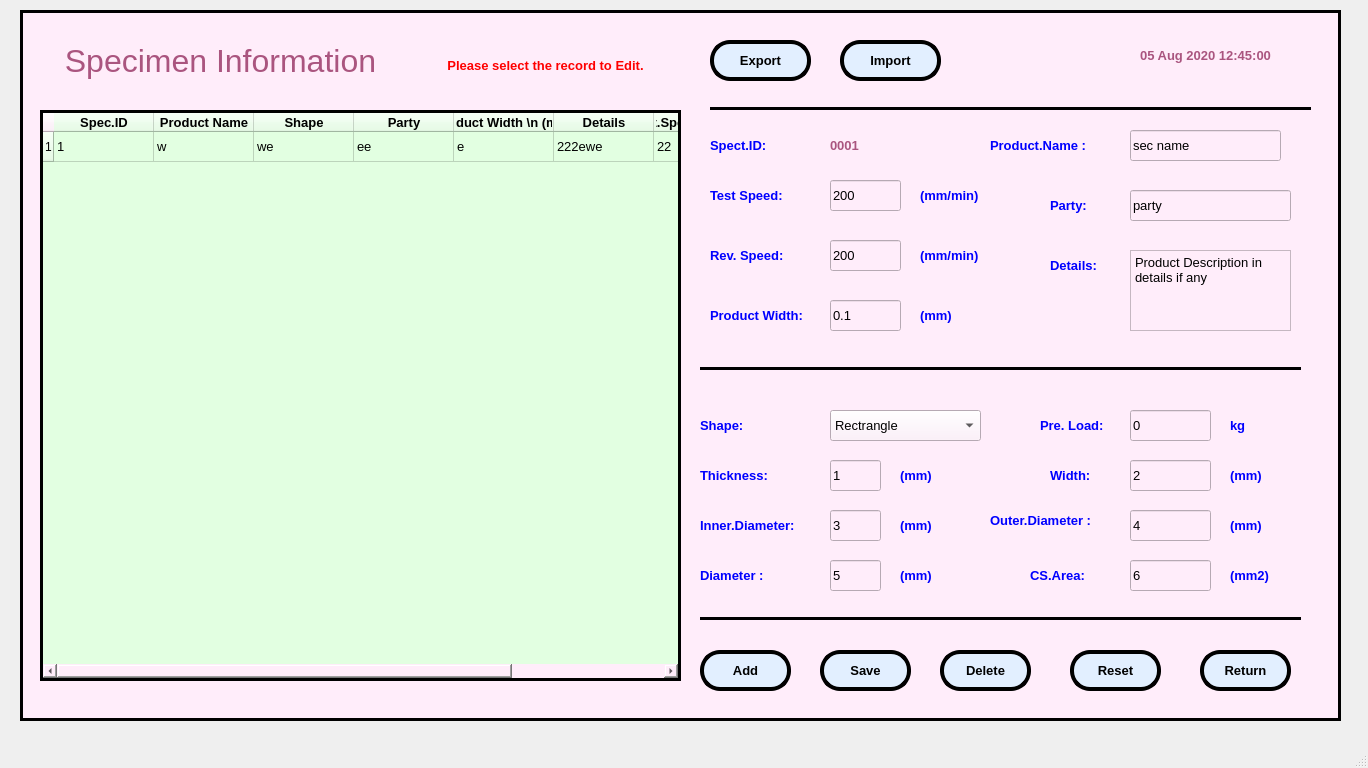
<?xml version="1.0" encoding="UTF-8"?>
<ui version="4.0">
 <class>MainWindow</class>
 <widget class="QMainWindow" name="MainWindow">
  <property name="geometry">
   <rect>
    <x>0</x>
    <y>0</y>
    <width>1368</width>
    <height>768</height>
   </rect>
  </property>
  <property name="baseSize">
   <size>
    <width>0</width>
    <height>0</height>
   </size>
  </property>
  <property name="windowTitle">
   <string>MainWindow</string>
  </property>
  <widget class="QWidget" name="centralwidget">
   <widget class="QFrame" name="frame">
    <property name="geometry">
     <rect>
      <x>20</x>
      <y>10</y>
      <width>1321</width>
      <height>711</height>
     </rect>
    </property>
    <property name="font">
     <font>
      <family>Arial</family>
     </font>
    </property>
    <property name="styleSheet">
     <string notr="true">background-color: rgb(255, 237, 250);</string>
    </property>
    <property name="frameShape">
     <enum>QFrame::Box</enum>
    </property>
    <property name="frameShadow">
     <enum>QFrame::Plain</enum>
    </property>
    <property name="lineWidth">
     <number>3</number>
    </property>
    <widget class="QLabel" name="label">
     <property name="geometry">
      <rect>
       <x>20</x>
       <y>30</y>
       <width>361</width>
       <height>41</height>
      </rect>
     </property>
     <property name="font">
      <font>
       <family>Arial</family>
       <pointsize>24</pointsize>
      </font>
     </property>
     <property name="styleSheet">
      <string notr="true">color: rgb(170, 85, 127);</string>
     </property>
     <property name="text">
      <string>Specimen Information</string>
     </property>
     <property name="alignment">
      <set>Qt::AlignCenter</set>
     </property>
    </widget>
    <widget class="QLabel" name="label_20">
     <property name="geometry">
      <rect>
       <x>1090</x>
       <y>30</y>
       <width>191</width>
       <height>31</height>
      </rect>
     </property>
     <property name="font">
      <font>
       <family>Arial</family>
       <pointsize>10</pointsize>
       <weight>75</weight>
       <bold>true</bold>
       <underline>false</underline>
      </font>
     </property>
     <property name="styleSheet">
      <string notr="true">color: rgb(170, 85, 127);</string>
     </property>
     <property name="text">
      <string>05 Aug 2020 12:45:00</string>
     </property>
     <property name="alignment">
      <set>Qt::AlignCenter</set>
     </property>
    </widget>
    <widget class="QPushButton" name="pushButton_2">
     <property name="geometry">
      <rect>
       <x>680</x>
       <y>640</y>
       <width>91</width>
       <height>41</height>
      </rect>
     </property>
     <property name="font">
      <font>
       <family>Arial</family>
       <pointsize>10</pointsize>
       <weight>75</weight>
       <bold>true</bold>
      </font>
     </property>
     <property name="styleSheet">
      <string notr="true">border-style:outset;
border-color: rgb(0, 0, 0);
border-width:4px;
color: rgb(0, 0, 0);
border-radius:20px;
background-color: rgb(226, 239, 255);</string>
     </property>
     <property name="text">
      <string>Add</string>
     </property>
    </widget>
    <widget class="QPushButton" name="pushButton_3">
     <property name="geometry">
      <rect>
       <x>800</x>
       <y>640</y>
       <width>91</width>
       <height>41</height>
      </rect>
     </property>
     <property name="font">
      <font>
       <family>Arial</family>
       <pointsize>10</pointsize>
       <weight>75</weight>
       <bold>true</bold>
      </font>
     </property>
     <property name="styleSheet">
      <string notr="true">border-style:outset;
border-color: rgb(0, 0, 0);
border-width:4px;
color: rgb(0, 0, 0);
border-radius:20px;
background-color: rgb(226, 239, 255);</string>
     </property>
     <property name="text">
      <string>Save</string>
     </property>
    </widget>
    <widget class="QTableWidget" name="tableWidget">
     <property name="geometry">
      <rect>
       <x>20</x>
       <y>100</y>
       <width>641</width>
       <height>571</height>
      </rect>
     </property>
     <property name="font">
      <font>
       <family>Arial</family>
       <pointsize>10</pointsize>
      </font>
     </property>
     <property name="styleSheet">
      <string notr="true">background-color: rgb(226, 255, 225);</string>
     </property>
     <property name="frameShape">
      <enum>QFrame::Box</enum>
     </property>
     <property name="frameShadow">
      <enum>QFrame::Plain</enum>
     </property>
     <property name="lineWidth">
      <number>3</number>
     </property>
     <property name="gridStyle">
      <enum>Qt::SolidLine</enum>
     </property>
     <property name="sortingEnabled">
      <bool>true</bool>
     </property>
     <attribute name="verticalHeaderShowSortIndicator" stdset="0">
      <bool>false</bool>
     </attribute>
     <attribute name="verticalHeaderStretchLastSection">
      <bool>false</bool>
     </attribute>
     <row>
      <property name="text">
       <string>1</string>
      </property>
     </row>
     <column>
      <property name="text">
       <string>Spec.ID</string>
      </property>
      <property name="font">
       <font>
        <family>Arial</family>
        <pointsize>10</pointsize>
        <weight>75</weight>
        <bold>true</bold>
       </font>
      </property>
     </column>
     <column>
      <property name="text">
       <string>Product Name</string>
      </property>
      <property name="font">
       <font>
        <family>Arial</family>
        <pointsize>10</pointsize>
        <weight>75</weight>
        <bold>true</bold>
       </font>
      </property>
     </column>
     <column>
      <property name="text">
       <string>Shape</string>
      </property>
      <property name="font">
       <font>
        <family>Arial</family>
        <pointsize>10</pointsize>
        <weight>75</weight>
        <bold>true</bold>
       </font>
      </property>
     </column>
     <column>
      <property name="text">
       <string>Party</string>
      </property>
      <property name="font">
       <font>
        <family>Arial</family>
        <pointsize>10</pointsize>
        <weight>75</weight>
        <bold>true</bold>
       </font>
      </property>
     </column>
     <column>
      <property name="text">
       <string>Product Width \n (mm)</string>
      </property>
      <property name="font">
       <font>
        <family>Arial</family>
        <pointsize>10</pointsize>
        <weight>75</weight>
        <bold>true</bold>
       </font>
      </property>
     </column>
     <column>
      <property name="text">
       <string>Details</string>
      </property>
      <property name="font">
       <font>
        <family>Arial</family>
        <pointsize>10</pointsize>
        <weight>75</weight>
        <bold>true</bold>
       </font>
      </property>
     </column>
     <column>
      <property name="text">
       <string>Test.Speed \n (mm/min)</string>
      </property>
      <property name="font">
       <font>
        <family>Arial</family>
        <pointsize>10</pointsize>
        <weight>75</weight>
        <bold>true</bold>
       </font>
      </property>
     </column>
     <column>
      <property name="text">
       <string>Rev.Speed \n (mm/min)</string>
      </property>
      <property name="font">
       <font>
        <family>Arial</family>
        <pointsize>10</pointsize>
        <weight>75</weight>
        <bold>true</bold>
       </font>
      </property>
     </column>
     <item row="0" column="0">
      <property name="text">
       <string>1</string>
      </property>
      <property name="font">
       <font>
        <family>Arial</family>
        <pointsize>10</pointsize>
       </font>
      </property>
     </item>
     <item row="0" column="1">
      <property name="text">
       <string>w</string>
      </property>
      <property name="font">
       <font>
        <family>Arial</family>
        <pointsize>10</pointsize>
       </font>
      </property>
     </item>
     <item row="0" column="2">
      <property name="text">
       <string>we</string>
      </property>
      <property name="font">
       <font>
        <family>Arial</family>
        <pointsize>10</pointsize>
       </font>
      </property>
     </item>
     <item row="0" column="3">
      <property name="text">
       <string>ee</string>
      </property>
      <property name="font">
       <font>
        <family>Arial</family>
        <pointsize>10</pointsize>
       </font>
      </property>
     </item>
     <item row="0" column="4">
      <property name="text">
       <string>e</string>
      </property>
      <property name="font">
       <font>
        <family>Arial</family>
        <pointsize>10</pointsize>
       </font>
      </property>
     </item>
     <item row="0" column="5">
      <property name="text">
       <string>222ewe</string>
      </property>
      <property name="font">
       <font>
        <family>Arial</family>
        <pointsize>10</pointsize>
       </font>
      </property>
     </item>
     <item row="0" column="6">
      <property name="text">
       <string>22</string>
      </property>
      <property name="font">
       <font>
        <family>Arial</family>
        <pointsize>10</pointsize>
       </font>
      </property>
     </item>
     <item row="0" column="7">
      <property name="text">
       <string>23</string>
      </property>
      <property name="font">
       <font>
        <family>Arial</family>
        <pointsize>10</pointsize>
       </font>
      </property>
     </item>
    </widget>
    <widget class="QLabel" name="label_21">
     <property name="geometry">
      <rect>
       <x>390</x>
       <y>30</y>
       <width>271</width>
       <height>51</height>
      </rect>
     </property>
     <property name="font">
      <font>
       <family>Arial</family>
       <pointsize>10</pointsize>
       <weight>75</weight>
       <bold>true</bold>
       <underline>false</underline>
      </font>
     </property>
     <property name="styleSheet">
      <string notr="true">color: rgb(255, 0, 0);</string>
     </property>
     <property name="text">
      <string>Please select the record to Edit.</string>
     </property>
     <property name="alignment">
      <set>Qt::AlignCenter</set>
     </property>
    </widget>
    <widget class="QLabel" name="label_22">
     <property name="geometry">
      <rect>
       <x>970</x>
       <y>120</y>
       <width>111</width>
       <height>31</height>
      </rect>
     </property>
     <property name="font">
      <font>
       <family>Arial</family>
       <pointsize>10</pointsize>
       <weight>75</weight>
       <bold>true</bold>
       <underline>false</underline>
      </font>
     </property>
     <property name="styleSheet">
      <string notr="true">color: rgb(0, 0, 255);</string>
     </property>
     <property name="text">
      <string>Product.Name :</string>
     </property>
     <property name="alignment">
      <set>Qt::AlignLeading|Qt::AlignLeft|Qt::AlignVCenter</set>
     </property>
    </widget>
    <widget class="QLabel" name="label_24">
     <property name="geometry">
      <rect>
       <x>680</x>
       <y>400</y>
       <width>111</width>
       <height>31</height>
      </rect>
     </property>
     <property name="font">
      <font>
       <family>Arial</family>
       <pointsize>10</pointsize>
       <weight>75</weight>
       <bold>true</bold>
       <underline>false</underline>
      </font>
     </property>
     <property name="styleSheet">
      <string notr="true">color: rgb(0, 0, 255);</string>
     </property>
     <property name="text">
      <string>Shape:</string>
     </property>
     <property name="alignment">
      <set>Qt::AlignLeading|Qt::AlignLeft|Qt::AlignVCenter</set>
     </property>
    </widget>
    <widget class="QLabel" name="label_25">
     <property name="geometry">
      <rect>
       <x>680</x>
       <y>450</y>
       <width>91</width>
       <height>31</height>
      </rect>
     </property>
     <property name="font">
      <font>
       <family>Arial</family>
       <pointsize>10</pointsize>
       <weight>75</weight>
       <bold>true</bold>
       <underline>false</underline>
      </font>
     </property>
     <property name="styleSheet">
      <string notr="true">color: rgb(0, 0, 255);</string>
     </property>
     <property name="text">
      <string>Thickness:</string>
     </property>
     <property name="alignment">
      <set>Qt::AlignLeading|Qt::AlignLeft|Qt::AlignVCenter</set>
     </property>
    </widget>
    <widget class="QLineEdit" name="lineEdit">
     <property name="geometry">
      <rect>
       <x>1110</x>
       <y>400</y>
       <width>81</width>
       <height>31</height>
      </rect>
     </property>
     <property name="font">
      <font>
       <family>Arial</family>
       <pointsize>10</pointsize>
      </font>
     </property>
     <property name="text">
      <string>0</string>
     </property>
    </widget>
    <widget class="QLineEdit" name="lineEdit_3">
     <property name="geometry">
      <rect>
       <x>810</x>
       <y>450</y>
       <width>51</width>
       <height>31</height>
      </rect>
     </property>
     <property name="font">
      <font>
       <family>Arial</family>
       <pointsize>10</pointsize>
      </font>
     </property>
     <property name="text">
      <string>1</string>
     </property>
    </widget>
    <widget class="QPushButton" name="pushButton_4">
     <property name="geometry">
      <rect>
       <x>920</x>
       <y>640</y>
       <width>91</width>
       <height>41</height>
      </rect>
     </property>
     <property name="font">
      <font>
       <family>Arial</family>
       <pointsize>10</pointsize>
       <weight>75</weight>
       <bold>true</bold>
      </font>
     </property>
     <property name="styleSheet">
      <string notr="true">border-style:outset;
border-color: rgb(0, 0, 0);
border-width:4px;
color: rgb(0, 0, 0);
border-radius:20px;
background-color: rgb(226, 239, 255);</string>
     </property>
     <property name="text">
      <string>Delete</string>
     </property>
    </widget>
    <widget class="QPushButton" name="pushButton_5">
     <property name="geometry">
      <rect>
       <x>1050</x>
       <y>640</y>
       <width>91</width>
       <height>41</height>
      </rect>
     </property>
     <property name="font">
      <font>
       <family>Arial</family>
       <pointsize>10</pointsize>
       <weight>75</weight>
       <bold>true</bold>
      </font>
     </property>
     <property name="styleSheet">
      <string notr="true">border-style:outset;
border-color: rgb(0, 0, 0);
border-width:4px;
color: rgb(0, 0, 0);
border-radius:20px;
background-color: rgb(226, 239, 255);</string>
     </property>
     <property name="text">
      <string>Reset</string>
     </property>
    </widget>
    <widget class="QLineEdit" name="lineEdit_7">
     <property name="geometry">
      <rect>
       <x>1110</x>
       <y>180</y>
       <width>161</width>
       <height>31</height>
      </rect>
     </property>
     <property name="font">
      <font>
       <family>Arial</family>
       <pointsize>10</pointsize>
      </font>
     </property>
     <property name="text">
      <string>party</string>
     </property>
    </widget>
    <widget class="QLabel" name="label_31">
     <property name="geometry">
      <rect>
       <x>1020</x>
       <y>400</y>
       <width>71</width>
       <height>31</height>
      </rect>
     </property>
     <property name="font">
      <font>
       <family>Arial</family>
       <pointsize>10</pointsize>
       <weight>75</weight>
       <bold>true</bold>
       <underline>false</underline>
      </font>
     </property>
     <property name="styleSheet">
      <string notr="true">color: rgb(0, 0, 255);</string>
     </property>
     <property name="text">
      <string>Pre. Load:</string>
     </property>
     <property name="alignment">
      <set>Qt::AlignLeading|Qt::AlignLeft|Qt::AlignVCenter</set>
     </property>
    </widget>
    <widget class="QLabel" name="label_33">
     <property name="geometry">
      <rect>
       <x>1030</x>
       <y>180</y>
       <width>51</width>
       <height>31</height>
      </rect>
     </property>
     <property name="font">
      <font>
       <family>Arial</family>
       <pointsize>10</pointsize>
       <weight>75</weight>
       <bold>true</bold>
       <underline>false</underline>
      </font>
     </property>
     <property name="styleSheet">
      <string notr="true">color: rgb(0, 0, 255);</string>
     </property>
     <property name="text">
      <string>Party:</string>
     </property>
     <property name="alignment">
      <set>Qt::AlignLeading|Qt::AlignLeft|Qt::AlignVCenter</set>
     </property>
    </widget>
    <widget class="QLineEdit" name="lineEdit_4">
     <property name="geometry">
      <rect>
       <x>810</x>
       <y>170</y>
       <width>71</width>
       <height>31</height>
      </rect>
     </property>
     <property name="font">
      <font>
       <family>Arial</family>
       <pointsize>10</pointsize>
      </font>
     </property>
     <property name="text">
      <string>200</string>
     </property>
    </widget>
    <widget class="QLabel" name="label_34">
     <property name="geometry">
      <rect>
       <x>690</x>
       <y>290</y>
       <width>101</width>
       <height>31</height>
      </rect>
     </property>
     <property name="font">
      <font>
       <family>Arial</family>
       <pointsize>10</pointsize>
       <weight>75</weight>
       <bold>true</bold>
       <underline>false</underline>
      </font>
     </property>
     <property name="styleSheet">
      <string notr="true">color: rgb(0, 0, 255);</string>
     </property>
     <property name="text">
      <string>Product Width:</string>
     </property>
     <property name="alignment">
      <set>Qt::AlignLeading|Qt::AlignLeft|Qt::AlignVCenter</set>
     </property>
    </widget>
    <widget class="QLineEdit" name="lineEdit_10">
     <property name="geometry">
      <rect>
       <x>810</x>
       <y>290</y>
       <width>71</width>
       <height>31</height>
      </rect>
     </property>
     <property name="font">
      <font>
       <family>Arial</family>
       <pointsize>10</pointsize>
      </font>
     </property>
     <property name="text">
      <string>0.1</string>
     </property>
    </widget>
    <widget class="QLabel" name="label_38">
     <property name="geometry">
      <rect>
       <x>970</x>
       <y>490</y>
       <width>111</width>
       <height>41</height>
      </rect>
     </property>
     <property name="font">
      <font>
       <family>Arial</family>
       <pointsize>10</pointsize>
       <weight>75</weight>
       <bold>true</bold>
       <underline>false</underline>
      </font>
     </property>
     <property name="styleSheet">
      <string notr="true">color: rgb(0, 0, 255);</string>
     </property>
     <property name="text">
      <string>Outer.Diameter :</string>
     </property>
     <property name="alignment">
      <set>Qt::AlignLeading|Qt::AlignLeft|Qt::AlignVCenter</set>
     </property>
    </widget>
    <widget class="QLineEdit" name="lineEdit_11">
     <property name="geometry">
      <rect>
       <x>1110</x>
       <y>500</y>
       <width>81</width>
       <height>31</height>
      </rect>
     </property>
     <property name="font">
      <font>
       <family>Arial</family>
       <pointsize>10</pointsize>
      </font>
     </property>
     <property name="text">
      <string>4</string>
     </property>
    </widget>
    <widget class="QPushButton" name="pushButton_9">
     <property name="geometry">
      <rect>
       <x>1180</x>
       <y>640</y>
       <width>91</width>
       <height>41</height>
      </rect>
     </property>
     <property name="font">
      <font>
       <family>Arial</family>
       <pointsize>10</pointsize>
       <weight>75</weight>
       <bold>true</bold>
      </font>
     </property>
     <property name="styleSheet">
      <string notr="true">border-style:outset;
border-color: rgb(0, 0, 0);
border-width:4px;
color: rgb(0, 0, 0);
border-radius:20px;
background-color: rgb(226, 239, 255);</string>
     </property>
     <property name="text">
      <string>Return</string>
     </property>
    </widget>
    <widget class="QLineEdit" name="lineEdit_12">
     <property name="geometry">
      <rect>
       <x>1110</x>
       <y>120</y>
       <width>151</width>
       <height>31</height>
      </rect>
     </property>
     <property name="font">
      <font>
       <family>Arial</family>
       <pointsize>10</pointsize>
      </font>
     </property>
     <property name="text">
      <string>sec name</string>
     </property>
    </widget>
    <widget class="QComboBox" name="comboBox_2">
     <property name="geometry">
      <rect>
       <x>810</x>
       <y>400</y>
       <width>151</width>
       <height>31</height>
      </rect>
     </property>
     <property name="font">
      <font>
       <family>Arial</family>
       <pointsize>10</pointsize>
      </font>
     </property>
     <item>
      <property name="text">
       <string>Rectrangle</string>
      </property>
     </item>
     <item>
      <property name="text">
       <string>Pipe</string>
      </property>
     </item>
     <item>
      <property name="text">
       <string>Cylindical</string>
      </property>
     </item>
     <item>
      <property name="text">
       <string>Direct Value</string>
      </property>
     </item>
    </widget>
    <widget class="QLabel" name="label_27">
     <property name="geometry">
      <rect>
       <x>1030</x>
       <y>450</y>
       <width>51</width>
       <height>31</height>
      </rect>
     </property>
     <property name="font">
      <font>
       <family>Arial</family>
       <pointsize>10</pointsize>
       <weight>75</weight>
       <bold>true</bold>
       <underline>false</underline>
      </font>
     </property>
     <property name="styleSheet">
      <string notr="true">color: rgb(0, 0, 255);</string>
     </property>
     <property name="text">
      <string>Width:</string>
     </property>
     <property name="alignment">
      <set>Qt::AlignLeading|Qt::AlignLeft|Qt::AlignVCenter</set>
     </property>
    </widget>
    <widget class="QLineEdit" name="lineEdit_6">
     <property name="geometry">
      <rect>
       <x>1110</x>
       <y>450</y>
       <width>81</width>
       <height>31</height>
      </rect>
     </property>
     <property name="font">
      <font>
       <family>Arial</family>
       <pointsize>10</pointsize>
      </font>
     </property>
     <property name="text">
      <string>2</string>
     </property>
    </widget>
    <widget class="QLabel" name="label_29">
     <property name="geometry">
      <rect>
       <x>680</x>
       <y>500</y>
       <width>111</width>
       <height>31</height>
      </rect>
     </property>
     <property name="font">
      <font>
       <family>Arial</family>
       <pointsize>10</pointsize>
       <weight>75</weight>
       <bold>true</bold>
       <underline>false</underline>
      </font>
     </property>
     <property name="styleSheet">
      <string notr="true">color: rgb(0, 0, 255);</string>
     </property>
     <property name="text">
      <string>Inner.Diameter:</string>
     </property>
     <property name="alignment">
      <set>Qt::AlignLeading|Qt::AlignLeft|Qt::AlignVCenter</set>
     </property>
    </widget>
    <widget class="QLineEdit" name="lineEdit_8">
     <property name="geometry">
      <rect>
       <x>810</x>
       <y>500</y>
       <width>51</width>
       <height>31</height>
      </rect>
     </property>
     <property name="font">
      <font>
       <family>Arial</family>
       <pointsize>10</pointsize>
      </font>
     </property>
     <property name="text">
      <string>3</string>
     </property>
    </widget>
    <widget class="QLabel" name="label_30">
     <property name="geometry">
      <rect>
       <x>680</x>
       <y>550</y>
       <width>91</width>
       <height>31</height>
      </rect>
     </property>
     <property name="font">
      <font>
       <family>Arial</family>
       <pointsize>10</pointsize>
       <weight>75</weight>
       <bold>true</bold>
       <underline>false</underline>
      </font>
     </property>
     <property name="styleSheet">
      <string notr="true">color: rgb(0, 0, 255);</string>
     </property>
     <property name="text">
      <string>Diameter :</string>
     </property>
     <property name="alignment">
      <set>Qt::AlignLeading|Qt::AlignLeft|Qt::AlignVCenter</set>
     </property>
    </widget>
    <widget class="QLineEdit" name="lineEdit_13">
     <property name="geometry">
      <rect>
       <x>810</x>
       <y>550</y>
       <width>51</width>
       <height>31</height>
      </rect>
     </property>
     <property name="font">
      <font>
       <family>Arial</family>
       <pointsize>10</pointsize>
      </font>
     </property>
     <property name="text">
      <string>5</string>
     </property>
    </widget>
    <widget class="QLabel" name="label_32">
     <property name="geometry">
      <rect>
       <x>1010</x>
       <y>550</y>
       <width>71</width>
       <height>31</height>
      </rect>
     </property>
     <property name="font">
      <font>
       <family>Arial</family>
       <pointsize>10</pointsize>
       <weight>75</weight>
       <bold>true</bold>
       <underline>false</underline>
      </font>
     </property>
     <property name="styleSheet">
      <string notr="true">color: rgb(0, 0, 255);</string>
     </property>
     <property name="text">
      <string>CS.Area:</string>
     </property>
     <property name="alignment">
      <set>Qt::AlignLeading|Qt::AlignLeft|Qt::AlignVCenter</set>
     </property>
    </widget>
    <widget class="QLineEdit" name="lineEdit_14">
     <property name="geometry">
      <rect>
       <x>1110</x>
       <y>550</y>
       <width>81</width>
       <height>31</height>
      </rect>
     </property>
     <property name="font">
      <font>
       <family>Arial</family>
       <pointsize>10</pointsize>
      </font>
     </property>
     <property name="text">
      <string>6</string>
     </property>
    </widget>
    <widget class="QLabel" name="label_26">
     <property name="geometry">
      <rect>
       <x>1030</x>
       <y>240</y>
       <width>51</width>
       <height>31</height>
      </rect>
     </property>
     <property name="font">
      <font>
       <family>Arial</family>
       <pointsize>10</pointsize>
       <weight>75</weight>
       <bold>true</bold>
       <underline>false</underline>
      </font>
     </property>
     <property name="styleSheet">
      <string notr="true">color: rgb(0, 0, 255);</string>
     </property>
     <property name="text">
      <string>Details:</string>
     </property>
     <property name="alignment">
      <set>Qt::AlignLeading|Qt::AlignLeft|Qt::AlignVCenter</set>
     </property>
    </widget>
    <widget class="QLabel" name="label_35">
     <property name="geometry">
      <rect>
       <x>690</x>
       <y>170</y>
       <width>91</width>
       <height>31</height>
      </rect>
     </property>
     <property name="font">
      <font>
       <family>Arial</family>
       <pointsize>10</pointsize>
       <weight>75</weight>
       <bold>true</bold>
       <underline>false</underline>
      </font>
     </property>
     <property name="styleSheet">
      <string notr="true">color: rgb(0, 0, 255);</string>
     </property>
     <property name="text">
      <string>Test Speed:</string>
     </property>
     <property name="alignment">
      <set>Qt::AlignLeading|Qt::AlignLeft|Qt::AlignVCenter</set>
     </property>
    </widget>
    <widget class="Line" name="line">
     <property name="geometry">
      <rect>
       <x>690</x>
       <y>90</y>
       <width>601</width>
       <height>16</height>
      </rect>
     </property>
     <property name="font">
      <font>
       <family>Arial</family>
      </font>
     </property>
     <property name="frameShadow">
      <enum>QFrame::Plain</enum>
     </property>
     <property name="lineWidth">
      <number>3</number>
     </property>
     <property name="orientation">
      <enum>Qt::Horizontal</enum>
     </property>
    </widget>
    <widget class="QLabel" name="label_23">
     <property name="geometry">
      <rect>
       <x>690</x>
       <y>120</y>
       <width>101</width>
       <height>31</height>
      </rect>
     </property>
     <property name="font">
      <font>
       <family>Arial</family>
       <pointsize>10</pointsize>
       <weight>75</weight>
       <bold>true</bold>
       <underline>false</underline>
      </font>
     </property>
     <property name="styleSheet">
      <string notr="true">color: rgb(0, 0, 255);</string>
     </property>
     <property name="text">
      <string>Spect.ID:</string>
     </property>
     <property name="alignment">
      <set>Qt::AlignLeading|Qt::AlignLeft|Qt::AlignVCenter</set>
     </property>
    </widget>
    <widget class="QLabel" name="label_2">
     <property name="geometry">
      <rect>
       <x>810</x>
       <y>120</y>
       <width>71</width>
       <height>31</height>
      </rect>
     </property>
     <property name="font">
      <font>
       <family>Arial</family>
       <pointsize>10</pointsize>
       <weight>75</weight>
       <bold>true</bold>
      </font>
     </property>
     <property name="styleSheet">
      <string notr="true">color: rgb(170, 85, 127);</string>
     </property>
     <property name="text">
      <string>0001</string>
     </property>
     <property name="alignment">
      <set>Qt::AlignLeading|Qt::AlignLeft|Qt::AlignVCenter</set>
     </property>
    </widget>
    <widget class="Line" name="line_2">
     <property name="geometry">
      <rect>
       <x>680</x>
       <y>600</y>
       <width>601</width>
       <height>16</height>
      </rect>
     </property>
     <property name="font">
      <font>
       <family>Arial</family>
      </font>
     </property>
     <property name="frameShadow">
      <enum>QFrame::Plain</enum>
     </property>
     <property name="lineWidth">
      <number>3</number>
     </property>
     <property name="orientation">
      <enum>Qt::Horizontal</enum>
     </property>
    </widget>
    <widget class="QLabel" name="label_28">
     <property name="geometry">
      <rect>
       <x>900</x>
       <y>170</y>
       <width>71</width>
       <height>31</height>
      </rect>
     </property>
     <property name="font">
      <font>
       <family>Arial</family>
       <pointsize>10</pointsize>
       <weight>75</weight>
       <bold>true</bold>
       <underline>false</underline>
      </font>
     </property>
     <property name="styleSheet">
      <string notr="true">color: rgb(0, 0, 255);</string>
     </property>
     <property name="text">
      <string>(mm/min)</string>
     </property>
     <property name="alignment">
      <set>Qt::AlignLeading|Qt::AlignLeft|Qt::AlignVCenter</set>
     </property>
    </widget>
    <widget class="QLabel" name="label_36">
     <property name="geometry">
      <rect>
       <x>690</x>
       <y>230</y>
       <width>91</width>
       <height>31</height>
      </rect>
     </property>
     <property name="font">
      <font>
       <family>Arial</family>
       <pointsize>10</pointsize>
       <weight>75</weight>
       <bold>true</bold>
       <underline>false</underline>
      </font>
     </property>
     <property name="styleSheet">
      <string notr="true">color: rgb(0, 0, 255);</string>
     </property>
     <property name="text">
      <string>Rev. Speed:</string>
     </property>
     <property name="alignment">
      <set>Qt::AlignLeading|Qt::AlignLeft|Qt::AlignVCenter</set>
     </property>
    </widget>
    <widget class="QLineEdit" name="lineEdit_5">
     <property name="geometry">
      <rect>
       <x>810</x>
       <y>230</y>
       <width>71</width>
       <height>31</height>
      </rect>
     </property>
     <property name="font">
      <font>
       <family>Arial</family>
       <pointsize>10</pointsize>
      </font>
     </property>
     <property name="text">
      <string>200</string>
     </property>
    </widget>
    <widget class="QLabel" name="label_37">
     <property name="geometry">
      <rect>
       <x>900</x>
       <y>230</y>
       <width>71</width>
       <height>31</height>
      </rect>
     </property>
     <property name="font">
      <font>
       <family>Arial</family>
       <pointsize>10</pointsize>
       <weight>75</weight>
       <bold>true</bold>
       <underline>false</underline>
      </font>
     </property>
     <property name="styleSheet">
      <string notr="true">color: rgb(0, 0, 255);</string>
     </property>
     <property name="text">
      <string>(mm/min)</string>
     </property>
     <property name="alignment">
      <set>Qt::AlignLeading|Qt::AlignLeft|Qt::AlignVCenter</set>
     </property>
    </widget>
    <widget class="QLabel" name="label_39">
     <property name="geometry">
      <rect>
       <x>900</x>
       <y>290</y>
       <width>51</width>
       <height>31</height>
      </rect>
     </property>
     <property name="font">
      <font>
       <family>Arial</family>
       <pointsize>10</pointsize>
       <weight>75</weight>
       <bold>true</bold>
       <underline>false</underline>
      </font>
     </property>
     <property name="styleSheet">
      <string notr="true">color: rgb(0, 0, 255);</string>
     </property>
     <property name="text">
      <string>(mm)</string>
     </property>
     <property name="alignment">
      <set>Qt::AlignLeading|Qt::AlignLeft|Qt::AlignVCenter</set>
     </property>
    </widget>
    <widget class="QLabel" name="label_40">
     <property name="geometry">
      <rect>
       <x>880</x>
       <y>450</y>
       <width>41</width>
       <height>31</height>
      </rect>
     </property>
     <property name="font">
      <font>
       <family>Arial</family>
       <pointsize>10</pointsize>
       <weight>75</weight>
       <bold>true</bold>
       <underline>false</underline>
      </font>
     </property>
     <property name="styleSheet">
      <string notr="true">color: rgb(0, 0, 255);</string>
     </property>
     <property name="text">
      <string>(mm)</string>
     </property>
     <property name="alignment">
      <set>Qt::AlignLeading|Qt::AlignLeft|Qt::AlignVCenter</set>
     </property>
    </widget>
    <widget class="QLabel" name="label_41">
     <property name="geometry">
      <rect>
       <x>1210</x>
       <y>400</y>
       <width>31</width>
       <height>31</height>
      </rect>
     </property>
     <property name="font">
      <font>
       <family>Arial</family>
       <pointsize>10</pointsize>
       <weight>75</weight>
       <bold>true</bold>
       <underline>false</underline>
      </font>
     </property>
     <property name="styleSheet">
      <string notr="true">color: rgb(0, 0, 255);</string>
     </property>
     <property name="text">
      <string>kg</string>
     </property>
     <property name="alignment">
      <set>Qt::AlignLeading|Qt::AlignLeft|Qt::AlignVCenter</set>
     </property>
    </widget>
    <widget class="QLabel" name="label_42">
     <property name="geometry">
      <rect>
       <x>1210</x>
       <y>450</y>
       <width>51</width>
       <height>31</height>
      </rect>
     </property>
     <property name="font">
      <font>
       <family>Arial</family>
       <pointsize>10</pointsize>
       <weight>75</weight>
       <bold>true</bold>
       <underline>false</underline>
      </font>
     </property>
     <property name="styleSheet">
      <string notr="true">color: rgb(0, 0, 255);</string>
     </property>
     <property name="text">
      <string>(mm)</string>
     </property>
     <property name="alignment">
      <set>Qt::AlignLeading|Qt::AlignLeft|Qt::AlignVCenter</set>
     </property>
    </widget>
    <widget class="QLabel" name="label_43">
     <property name="geometry">
      <rect>
       <x>1210</x>
       <y>500</y>
       <width>51</width>
       <height>31</height>
      </rect>
     </property>
     <property name="font">
      <font>
       <family>Arial</family>
       <pointsize>10</pointsize>
       <weight>75</weight>
       <bold>true</bold>
       <underline>false</underline>
      </font>
     </property>
     <property name="styleSheet">
      <string notr="true">color: rgb(0, 0, 255);</string>
     </property>
     <property name="text">
      <string>(mm)</string>
     </property>
     <property name="alignment">
      <set>Qt::AlignLeading|Qt::AlignLeft|Qt::AlignVCenter</set>
     </property>
    </widget>
    <widget class="QLabel" name="label_44">
     <property name="geometry">
      <rect>
       <x>880</x>
       <y>500</y>
       <width>41</width>
       <height>31</height>
      </rect>
     </property>
     <property name="font">
      <font>
       <family>Arial</family>
       <pointsize>10</pointsize>
       <weight>75</weight>
       <bold>true</bold>
       <underline>false</underline>
      </font>
     </property>
     <property name="styleSheet">
      <string notr="true">color: rgb(0, 0, 255);</string>
     </property>
     <property name="text">
      <string>(mm)</string>
     </property>
     <property name="alignment">
      <set>Qt::AlignLeading|Qt::AlignLeft|Qt::AlignVCenter</set>
     </property>
    </widget>
    <widget class="QLabel" name="label_45">
     <property name="geometry">
      <rect>
       <x>880</x>
       <y>550</y>
       <width>41</width>
       <height>31</height>
      </rect>
     </property>
     <property name="font">
      <font>
       <family>Arial</family>
       <pointsize>10</pointsize>
       <weight>75</weight>
       <bold>true</bold>
       <underline>false</underline>
      </font>
     </property>
     <property name="styleSheet">
      <string notr="true">color: rgb(0, 0, 255);</string>
     </property>
     <property name="text">
      <string>(mm)</string>
     </property>
     <property name="alignment">
      <set>Qt::AlignLeading|Qt::AlignLeft|Qt::AlignVCenter</set>
     </property>
    </widget>
    <widget class="QLabel" name="label_46">
     <property name="geometry">
      <rect>
       <x>1210</x>
       <y>550</y>
       <width>51</width>
       <height>31</height>
      </rect>
     </property>
     <property name="font">
      <font>
       <family>Arial</family>
       <pointsize>10</pointsize>
       <weight>75</weight>
       <bold>true</bold>
       <underline>false</underline>
      </font>
     </property>
     <property name="styleSheet">
      <string notr="true">color: rgb(0, 0, 255);</string>
     </property>
     <property name="text">
      <string>(mm2)</string>
     </property>
     <property name="alignment">
      <set>Qt::AlignLeading|Qt::AlignLeft|Qt::AlignVCenter</set>
     </property>
    </widget>
    <widget class="QTextBrowser" name="textBrowser">
     <property name="geometry">
      <rect>
       <x>1110</x>
       <y>240</y>
       <width>161</width>
       <height>81</height>
      </rect>
     </property>
     <property name="font">
      <font>
       <family>Arial</family>
       <pointsize>10</pointsize>
      </font>
     </property>
     <property name="html">
      <string>&lt;!DOCTYPE HTML PUBLIC &quot;-//W3C//DTD HTML 4.0//EN&quot; &quot;http://www.w3.org/TR/REC-html40/strict.dtd&quot;&gt;
&lt;html&gt;&lt;head&gt;&lt;meta name=&quot;qrichtext&quot; content=&quot;1&quot; /&gt;&lt;style type=&quot;text/css&quot;&gt;
p, li { white-space: pre-wrap; }
&lt;/style&gt;&lt;/head&gt;&lt;body style=&quot; font-family:'Arial'; font-size:10pt; font-weight:400; font-style:normal;&quot;&gt;
&lt;p style=&quot; margin-top:0px; margin-bottom:0px; margin-left:0px; margin-right:0px; -qt-block-indent:0; text-indent:0px;&quot;&gt;Product Description in details if any&lt;/p&gt;&lt;/body&gt;&lt;/html&gt;</string>
     </property>
    </widget>
    <widget class="QPushButton" name="pushButton_6">
     <property name="geometry">
      <rect>
       <x>690</x>
       <y>30</y>
       <width>101</width>
       <height>41</height>
      </rect>
     </property>
     <property name="font">
      <font>
       <family>Arial</family>
       <pointsize>10</pointsize>
       <weight>75</weight>
       <bold>true</bold>
      </font>
     </property>
     <property name="styleSheet">
      <string notr="true">border-style:outset;
border-color: rgb(0, 0, 0);
border-width:4px;
color: rgb(0, 0, 0);
border-radius:20px;
background-color: rgb(226, 239, 255);</string>
     </property>
     <property name="text">
      <string>Export</string>
     </property>
    </widget>
    <widget class="QPushButton" name="pushButton_7">
     <property name="geometry">
      <rect>
       <x>820</x>
       <y>30</y>
       <width>101</width>
       <height>41</height>
      </rect>
     </property>
     <property name="font">
      <font>
       <family>Arial</family>
       <pointsize>10</pointsize>
       <weight>75</weight>
       <bold>true</bold>
      </font>
     </property>
     <property name="styleSheet">
      <string notr="true">border-style:outset;
border-color: rgb(0, 0, 0);
border-width:4px;
color: rgb(0, 0, 0);
border-radius:20px;
background-color: rgb(226, 239, 255);</string>
     </property>
     <property name="text">
      <string>Import</string>
     </property>
    </widget>
    <widget class="Line" name="line_3">
     <property name="geometry">
      <rect>
       <x>680</x>
       <y>350</y>
       <width>601</width>
       <height>16</height>
      </rect>
     </property>
     <property name="font">
      <font>
       <family>Arial</family>
      </font>
     </property>
     <property name="frameShadow">
      <enum>QFrame::Plain</enum>
     </property>
     <property name="lineWidth">
      <number>3</number>
     </property>
     <property name="orientation">
      <enum>Qt::Horizontal</enum>
     </property>
    </widget>
   </widget>
  </widget>
  <widget class="QMenuBar" name="menubar">
   <property name="geometry">
    <rect>
     <x>0</x>
     <y>0</y>
     <width>1368</width>
     <height>21</height>
    </rect>
   </property>
  </widget>
  <widget class="QStatusBar" name="statusbar"/>
 </widget>
 <resources/>
 <connections/>
</ui>
